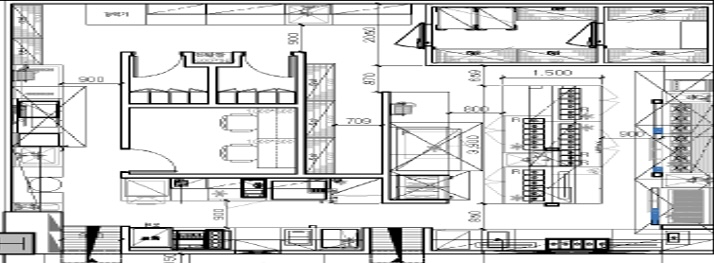
#> input picture kitchen-layout/floorplan.jpg, 714 x 263 px
$ python trace.py
#> lines starting #> are read from the running program, lines starting #| are printed output that depends on the picture; after the words box and inside, x2 and y2 are one past the last pixel; in counts of white or black regions, pixels touching at a corner belong together
### kitchen-layout/analysis/scale_fit.py
"""Fit the drawing's mm-per-pixel scale on each axis from its labelled dimensions.

The supplied image is squashed vertically, so X and Y need separate scales.
Each measurement is a labelled dimension and the pixel positions of the two
lines it spans, read from the line detector (lines.py) and the gridded zooms.
Prints the fitted scales and how far each label disagrees with the fit.
"""
import json, statistics as st

X = [  # (what, px_from, px_to, label_mm)
    ("섬 작업대 폭 1,500",            502, 602, 1500),
    ("왼쪽 통로 900",                 62, 120, 900),
    ("선반~파티션 통로 709",          334.5, 381, 709),
    ("파티션 장비~섬 통로 800",       450, 502, 800),
    ("섬~조리라인 통로 900",          602, 661, 900),  # front = x661 line; x653 is the gas rail
]
Y = [
    ("워크인 깊이 2,050",             3.5, 65, 2050),
    ("워크인~파티션 870",             65, 91.5, 870),
    ("워크인~섬 690",                 65, 85, 690),
    ("섬 작업대 길이 3,910",          85, 204, 3910),
    ("섬~아래 작업대 890",            204, 231, 890),  # front = y231 line; y227 is the back edge band
    ("위 작업대~휴게실 벽 900",       24.5, 51.5, 900),
    ("휴게실 작업대~아래 작업대 910", 203, 231, 910),
]

def fit(rows):
    # robust: median of per-label ratios, then least squares on the labels within 6% of it
    ratios = [mm / (b - a) for _, a, b, mm in rows]
    med = st.median(ratios)
    keep = [r for r, k in zip(rows, ratios) if abs(k / med - 1) < 0.06]
    s = sum(mm * (b - a) for _, a, b, mm in keep) / sum((b - a) ** 2 for _, a, b, mm in keep)
    out = []
    for name, a, b, mm in rows:
        meas = (b - a) * s
        out.append({"label": name, "px": round(b - a, 1), "label_mm": mm, "drawn_mm": round(meas), "diff_mm": round(meas - mm), "used": (name, a, b, mm) in keep})
    return s, out

sx, rx = fit(X); sy, ry = fit(Y)
# [7 lines that do not run on import are left out]

### kitchen-layout/analysis/trace.py
"""Trace the supplied floor plan into a millimetre layout.

Every item is a pixel box (x0, x1, y0, y1) read from the line detector
(lines.py) and gridded zooms of floorplan.jpg, converted with the per-axis
scale fitted in scale_fit.py. Writes trace.json (used by ../build.py) and
trace-check.png (traced boxes drawn over the drawing, for eyeballing).

Origin: inner face of the left wall (x=13px) and top wall (y=4px).
"""
import json, pathlib
from scale_fit import sx, sy

HERE = pathlib.Path(__file__).resolve().parent
OX, OY = 13, 4            # inner wall faces, px
RIGHT, BOTTOM = 713, 253  # inner wall faces, px


def mm_x(px): return round((px - OX) * sx / 10) * 10
def mm_y(py): return round((py - OY) * sy / 10) * 10


ITEMS = []


def add(type_, name, x0, x1, y0, y1, rot=0, **extra):
    x, y = mm_x(x0), mm_y(y0)
    ITEMS.append({"type": type_, "name": name, "x": x, "y": y, "w": mm_x(x1) - x, "h": mm_y(y1) - y, "rot": rot, **extra})


def door(name, side, a0, a1, wall, width=None, inward=1, flip=False):
    """A hinged door in a wall. side: 'top'|'bottom'|'left'|'right' = which edge of the swing box sits on the wall.
    a0..a1: opening along the wall (px). wall: wall face the opening sits on (px). Swing radius = opening width (mm)."""
    if side in ("top", "bottom"):
        x, w = mm_x(a0), mm_x(a1) - mm_x(a0)
        if width: w = width
        y = mm_y(wall) if side == "top" else mm_y(wall) - w
        ITEMS.append({"type": "door", "name": name, "x": x, "y": y, "w": w, "h": w, "rot": 0 if side == "top" else 180, **({"flip": True} if flip else {})})
    else:
        y, h = mm_y(a0), mm_y(a1) - mm_y(a0)
        if width: h = width
        x = mm_x(wall) if side == "left" else mm_x(wall) - h
        ITEMS.append({"type": "door", "name": name, "x": x, "y": y, "w": h, "h": h, "rot": 270 if side == "left" else 90, **({"flip": True} if flip else {})})


# ---- structure -------------------------------------------------------------
add("wall", "벽", 120, 130, 51, 149)            # staff room, left (door below)
add("wall", "벽", 296, 306, 51, 178)            # staff room, right
add("wall", "벽", 120, 306, 173, 178)           # staff room, bottom
add("wall", "벽", 120, 135, 51, 55)             # staff room, top (three pieces between two doors)
add("wall", "벽", 180, 245, 51, 55)
add("wall", "벽", 290, 306, 51, 55)
add("wall", "칸막이", 130, 296, 104, 108)       # lockers | break room
add("wall", "칸막이", 207, 217, 55, 104)        # between changing rooms
add("wall", "파티션", 381, 390, 91, 203)
add("wall", "파티션", 381, 450, 200, 203)
add("wall", "벽 (출입구 옆)", 120, 130, 226, 253)  # stub between entrance 1 and bottom counter
add("column", "기둥·설비", 13, 62, 211, 253)

# ---- doors -----------------------------------------------------------------
door("휴게실 문", "left", 149, 173, 130)
door("탈의실 문", "top", 135, 180, 55)
door("탈의실 문", "top", 245, 290, 55, flip=True)
door("출입구", "bottom", 62, 120, BOTTOM)
door("출입구", "bottom", 370, 424, BOTTOM, flip=True)
door("냉장실 문", "right", 23, 47, 425)         # walk-in chiller, opens outward (left)
door("냉동실 문", "right", 22, 46, 603)         # freezer, opens into the chiller

# ---- zones -----------------------------------------------------------------
add("zone", "탈의실 1", 130, 207, 55, 104)
add("zone", "탈의실 2", 217, 296, 55, 104)
add("zone", "휴게실", 130, 296, 108, 173)

# ---- walk-ins --------------------------------------------------------------
add("walkin", "워크인 냉장실", 425, 598, OY, 65)
add("walkin", "워크인 냉동실", 603, 708, OY, 65)

# ---- left wall line: front faces right (rot 270), front edge x=62 ----------
add("shelf", "벽선반", OX, 42, OY, 65, 270)
add("sink", "1조 싱크대", OX, 62, 65, 85, 270, n=1)
add("worktable", "세척 투입대", OX, 62, 85, 100, 270)
add("dishwasher", "식기세척기", OX, 62, 100, 117, 270)
add("worktable", "작업대", OX, 62, 117, 133, 270)
add("dishwasher", "세척 장비 (확인)", OX, 62, 133, 147, 270)
add("hood", "후드 (세척)", OX, 87, 86, 147)
add("worktable", "작업대", OX, 62, 147, 177, 270)
add("sink", "싱크대 (원형)", OX, 62, 177, 192, 270, n=1)
add("worktable", "작업대", OX, 62, 192, 211, 270)

# ---- top wall line: front faces down, front edge y=24.5 ---------------------
for x0, x1, t, nm in [(85, 145, "fridgeTable", "테이블 냉장고"), (145, 205, "worktable", "작업대"), (205, 284, "worktable", "작업대"),
                      (284, 330, "sink", "1조 싱크대"), (330, 412, "worktable", "작업대")]:
    add(t, nm, x0, x1, OY, 24.5, 0, **({"n": 1} if t == "sink" else {}))

# ---- staff room --------------------------------------------------------------
add("locker", "락커", 130, 207, 90, 104, 180)
add("locker", "락커", 217, 296, 90, 104, 180)
add("table", "테이블", 258, 296, 108, 167, 90)
add("chair", "의자", 222, 242, 113, 130, 270)
add("chair", "의자", 222, 242, 143, 160, 270)
add("shelf", "선반", 306, 335, 63, 175, 270)

# ---- counter under the staff room: front faces down, front edge y=203 ------
for x0, x1, t, nm in [(120, 170, "sink", "1조 싱크대"), (170, 240, "worktable", "작업대"), (240, 268, "kettle", "전기밥솥 (확인)"),
                      (268, 330, "fridgeTable", "테이블 냉장고"), (330, 381, "worktable", "작업대")]:
    add(t, nm, x0, x1, 178, 203, 0, **({"n": 1} if t == "sink" else {}))

# ---- behind the partition: front faces right, front edge x=450 --------------
add("handsink", "손세척대", 390, 412, 101, 115, 270)
add("oven", "가열 장비 (확인)", 390, 450, 128, 172, 270)
add("hood", "후드", 393, 482, 122, 172)
add("worktable", "작업대", 390, 450, 174, 200, 270)

# ---- island: two back-to-back halves -----------------------------------------
add("fridgeTable", "아일랜드 냉장작업대", 502, 552, 85, 204, 90)
add("fridgeTable", "아일랜드 냉장작업대", 552, 602, 85, 204, 270)

# ---- right wall cooking line: front faces left, front edge x=661 -------------
add("worktable", "작업대", 661, RIGHT, 75, 99, 90)
add("range", "가스렌지 (다구)", 661, RIGHT, 99, 178, 90, n=14)
add("worktable", "작업대", 661, RIGHT, 178, 187, 90)
add("griddle", "그리들 (확인)", 661, RIGHT, 187, 226, 90)
add("hood", "후드 (조리)", 634, RIGHT, 71, 175)
add("hood", "후드 (조리)", 634, RIGHT, 175, 234)

# ---- bottom wall line: front faces up, front edge y=231 ----------------------
for x0, x1, t, nm, n in [(130, 172, "icemaker", "제빙기", 0), (172, 206, "fridge", "냉장고", 1), (206, 230, "range", "가스렌지", 2),
                         (230, 284, "worktable", "작업대", 0), (284, 316, "handsink", "손세척대", 0), (316, 358, "sink", "1조 싱크대", 1),
                         (358, 370, "worktable", "작업대", 0),
                         (425, 482, "worktable", "작업대", 0), (482, 545, "sink", "1조 싱크대", 1), (545, 610, "range", "가스렌지 5구", 5),
                         (610, 661, "worktable", "작업대", 0), (661, 690, "handsink", "손세척대", 0), (690, RIGHT, "worktable", "작업대", 0)]:
    add(t, nm, x0, x1, 231, BOTTOM, 180, **({"n": n} if n else {}))

ROOM = {"w": mm_x(RIGHT), "h": mm_y(BOTTOM)}
UNDER = {"show": True, "opacity": 0.35, "x": round(-OX * sx), "y": round(-OY * sy), "w": round(714 * sx), "h": round(263 * sy), "custom": False}

if __name__ == "__main__":
    out = {"room": ROOM, "under": UNDER, "scale": {"sx": round(sx, 3), "sy": round(sy, 3)}, "items": ITEMS}
    (HERE / "trace.json").write_text(json.dumps(out, ensure_ascii=False, indent=1), encoding="utf-8")
    print(f"room {ROOM['w']} x {ROOM['h']} mm, {len(ITEMS)} items -> trace.json")
    try:
        import cv2
        k = 4
        img = cv2.resize(cv2.imread(str(HERE.parent / "floorplan.jpg")), None, fx=k, fy=k, interpolation=cv2.INTER_CUBIC)
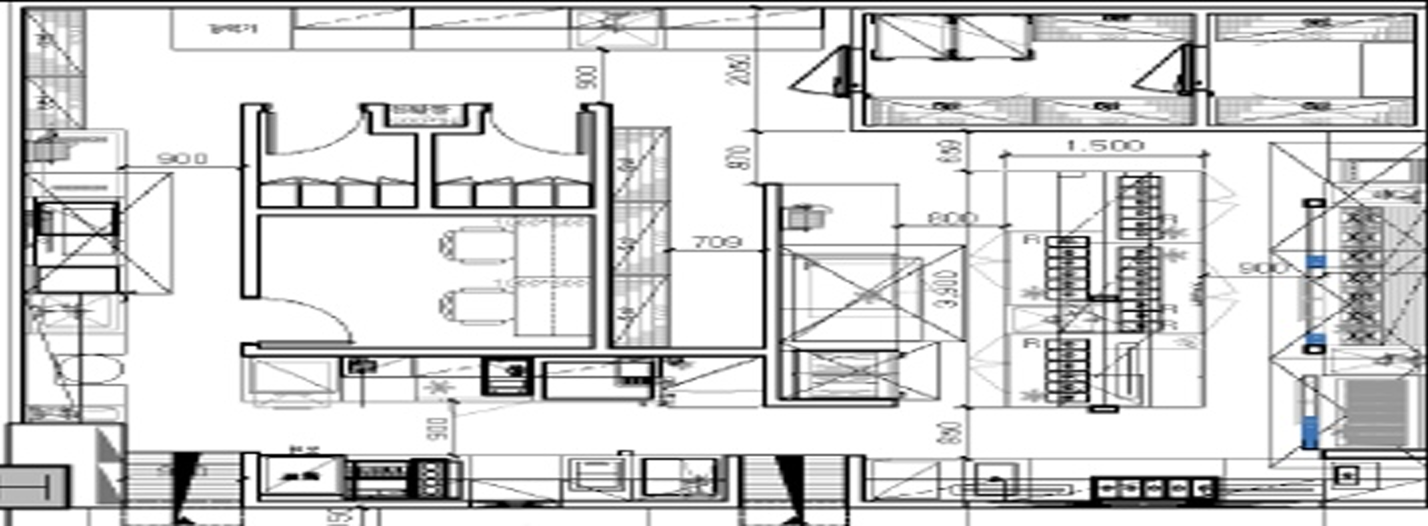
#> img: shape (1052, 2856, 3) (shown at 1/2 size); mean B, G, R 213.1, 213, 213
        col = {"wall": (60, 60, 60), "door": (120, 120, 120), "zone": (60, 140, 200), "hood": (190, 80, 150)}
        for it in ITEMS:
            px0 = (it["x"] / sx + OX) * k; py0 = (it["y"] / sy + OY) * k
            px1 = ((it["x"] + it["w"]) / sx + OX) * k; py1 = ((it["y"] + it["h"]) / sy + OY) * k
            cv2.rectangle(img, (int(px0), int(py0)), (int(px1), int(py1)), col.get(it["type"], (40, 120, 255)), 2)
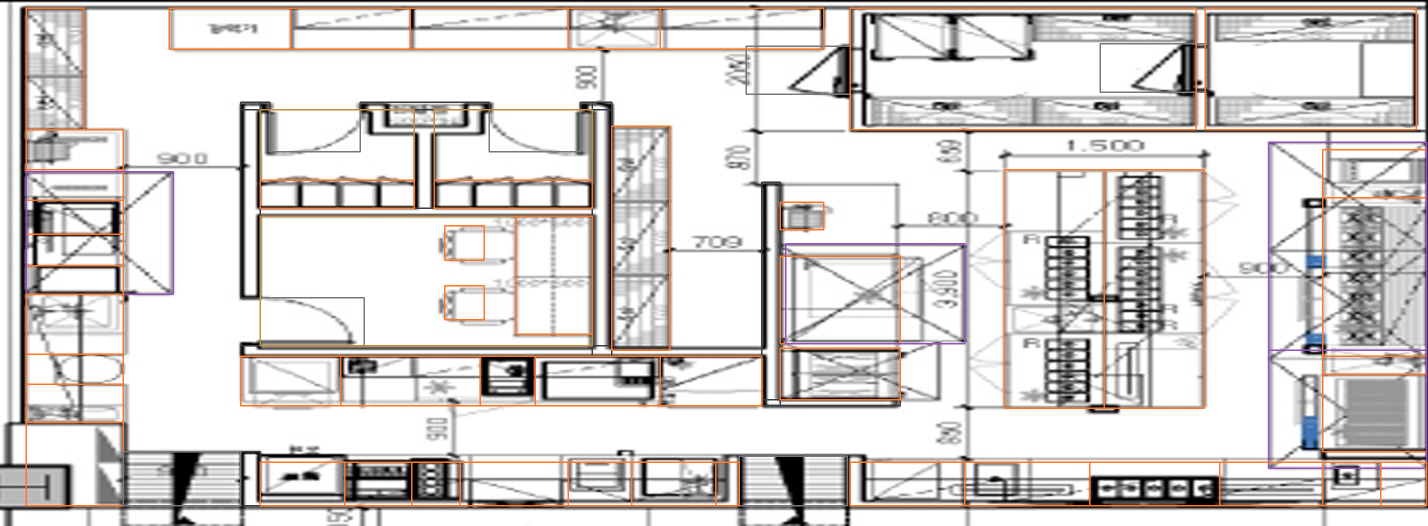
#> img: shape (1052, 2856, 3) (shown at 1/2 size); 3.96% of pixels changed, all inside (x1, y1, x2, y2) = (51, 15, 2855, 1013)
        cv2.imwrite(str(HERE / "trace-check.png"), img)
        print("wrote trace-check.png")
    except ImportError:
        pass
